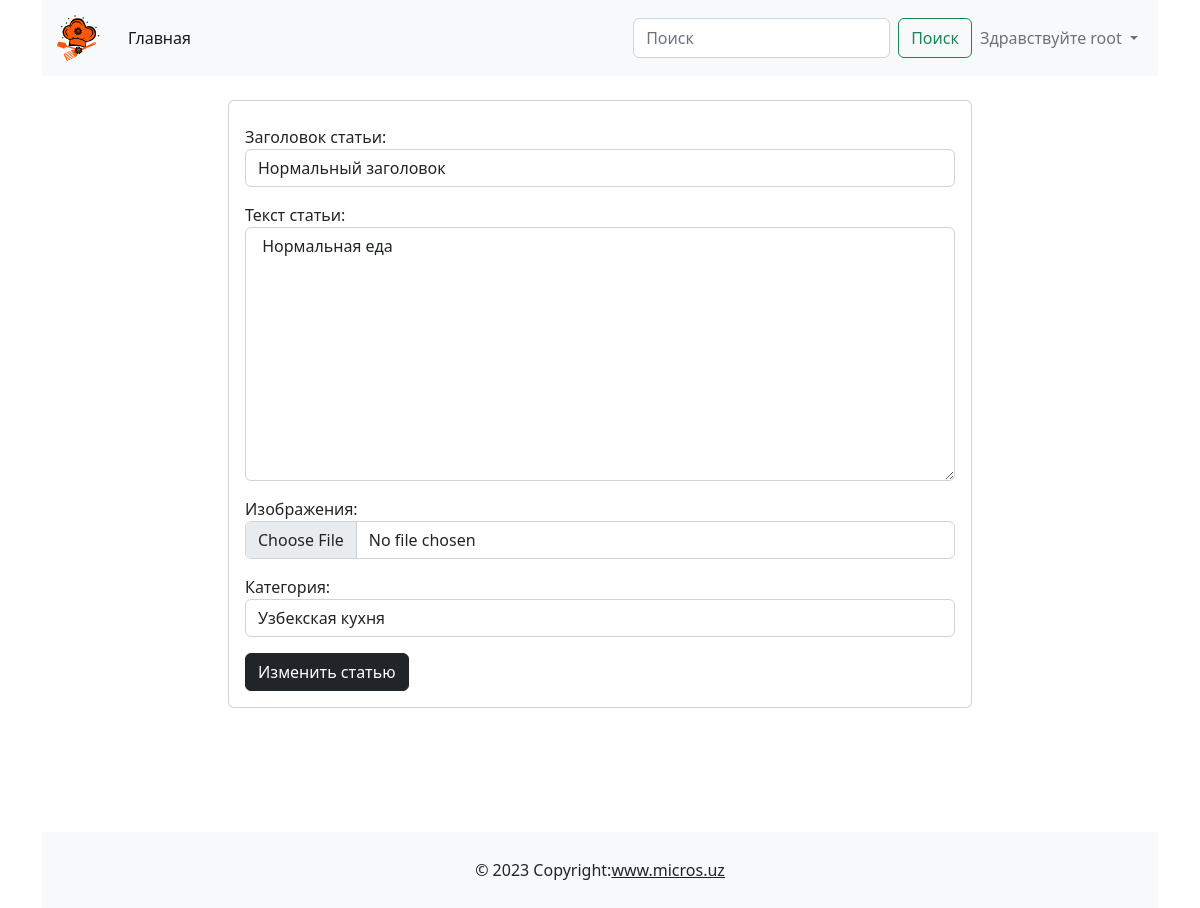
The page /post/advadvada/update/ (signed in) on the database its author committed.
### users/models.py (models this page shows)
class CustomUser(AbstractUser):
    image = models.ImageField(upload_to='profile_images/%Y/%m/%d', blank=True, null=True)
    phonenumber = models.CharField(max_length=13, blank=True, null=True)
    address = models.CharField(max_length=100, blank=True, null=True)
    def __str__(self):
        return self.username
    def get_absolute_url(self):
        return reverse("users:profile", kwargs={"pk": self.id})

### main/models.py (models this page shows, shortened)
class Post(models.Model):
    title = models.CharField(max_length=255, unique=True)
    slug = models.SlugField(max_length=255, unique=True)
    photo = models.ImageField(upload_to='photo/%y/%m/%d', blank=True, null=True)
    author = models.ForeignKey(CustomUser, on_delete=models.CASCADE, related_name='author_posts')
    category = models.ForeignKey('Category', on_delete=models.CASCADE, related_name='posts')
    content = models.TextField()
    created_at = models.DateTimeField(auto_now_add=True)
    updated_at = models.DateTimeField(auto_now=True)
    available = models.BooleanField(default=True)
    views = models.PositiveIntegerField(default=0)
    class Meta:
        ordering = ['-created_at']
        verbose_name = 'Post'
        verbose_name_plural = 'Posts'

class Category(models.Model):
    name= models.CharField(max_length=100, unique=True)
    slug = models.SlugField(max_length=100, unique=True)
    def __str__(self):
        return self.name

### main/views.py (the view, shortened to what this page needs)
# urls.py: path("post/<slug:post_slug>/update/", views.PostUpdateView.as_view(), name="update_post"),
class PostUpdateView(LoginRequiredMixin, UpdateView):
    form_class = PostUpdateForm
    template_name  = 'main/update_post.html'
    context_object_name = 'post'
    model = Post
    slug_url_kwarg = 'post_slug'
    def get_context_data(self, **kwargs) -> dict[str, any]:
        context = super().get_context_data(**kwargs)
        context["categories"] = Category.objects.all()
        return context

### main/forms.py
class PostUpdateForm(forms.ModelForm):
    class Meta:
        model = Post
        fields = ['title', 'content', 'photo', 'category']

### main/templates/main/update_post.html (shortened to what this page needs)
{% extends "base.html" %}
        {% block content %}
            <div class="d-flex justify-content-center">
                <div class="card col-8 mb-4 mt-4">
                    <div class="card-body">
                        <form action="" method="post" enctype="multipart/form-data">
                            <div>
                                <p>
                                    <label for="id_title">Заголовок статьи:</label>
                                    <input type="text" name="title" class="form-control" maxlength="255" required id="id_title" value="{{ post.title }}">
                                </p>
                                <p>
                                    <label for="id_content">Текст статьи:</label>
                                    <textarea name="content" cols="40" rows="10" class="form-control" required id="id_content"> {{ post.content }} </textarea>
                                </p>
                                <p>
                                    <label for="id_photo">Изображения:</label>
                                    <input type="file" name="photo" class="form-control" accept="image/*" id="id_photo">
                                </p>
                                <p>
                                    <label for="id_category">Категория:</label>
                                    <select name="category" class="form-control" required id="id_category" placeholder="{{ post.category }}">
                                        {% for cat in categories %}
                                        <option value="{{ cat.id }}" {% if cat == post.category %}selected{% endif %}>{{ cat.name }}</option>
                                        {% endfor %}
                                    </select>
                                </p>
                            </div>
                            <button class="btn btn-dark" type="submit">Изменить статью</button>
                        </form>
                    </div>
                </div>
            </div>
        {% endblock content %}

### templates/base.html (shortened to what this page needs)
{% load static %}
<!doctype html>
<html lang="en">
<head>
    <link href="https://cdn.jsdelivr.net/npm/bootstrap@5.2.3/dist/css/bootstrap.min.css" rel="stylesheet">
    <link rel="stylesheet" href="{% static "main/css/styles.css" %}">
</head>
<body>
    <div class="container">
        <header>
                {% block header %}
                    <nav class="navbar navbar-expand-lg bg-light">
                        <div class="container-fluid">
                            <a class="navbar-brand" href="{% url "main:index" %}">
                                <img src="{% static "main/images/somelogo.png" %}" width="50" alt="">
                            </a>
                            <div class="collapse navbar-collapse" id="navbarSupportedContent">
                                <ul class="navbar-nav me-auto mb-2 mb-lg-0"><li class="nav-item"><a class="nav-link active" aria-current="page" href="{% url "main:index" %}">Главная</a></li></ul>
                                <div class="d-flex">
                                    <form class="d-flex" role="search" method="get" action="{% url "main:search" %}">
                                        <input name="q" class="form-control me-2" type="search" placeholder="Поиск" aria-label="Поиск" value='{{ request.GET.q }}'>
                                        <button class="btn btn-outline-success" type="submit">Поиск</button>
                                    </form>
                                    <ul class="navbar-nav me-auto mb-2 mb-lg-0">
                                        <li class="nav-item dropdown">
                                            {% if user.is_authenticated %}
                                                <a class="nav-link dropdown-toggle" href="#" id="navbarDropdown" role="button"
                                                data-bs-toggle="dropdown" aria-expanded="false">
                                                    Здравствуйте {{user}}
                                                </a>
                                            {% else %}
                                            <div class="d-flex align-items-center">
                                                <a class="nav-link" href="{% url 'users:login' %}">Войти</a>
                                                <a class="nav-link" href="{% url "users:register" %}">Регистрация</a>
                                            </div>
                                            {% endif %}
                                        </li>
                                    </ul>
                                </div>
                            </div>
                        </div>
                    </nav>
                {% endblock header %}
        </header>
        <main>
            {% block content %}
            {% endblock content %}
        </main>
         {% block footer %}
            <footer class="bg-light text-center text-lg-start">
                <div class="text-center p-3" style="background-color: rgba(0, 0, 0, 0);">© 2023 Copyright:<a class="text-dark" href="https://mdbootstrap.com/">www.micros.uz</a></div>
            </footer>
         {% endblock footer %}
    </div>
</body>
</html>

### main/static/main/css/styles.css (style rules this page uses)
html, body { height: 100%; margin: 0; display: flex; flex-direction: column; }
.container { flex: 1; display: flex; flex-direction: column; }
main { flex: 1; }
footer { background-color: #f8f9fa; padding: 10px 0; text-align: center; }

### rows shown on the page
CustomUser: username "root"
Post: title "Нормальный заголовок", content "Нормальная еда", category "Узбекская кухня"
